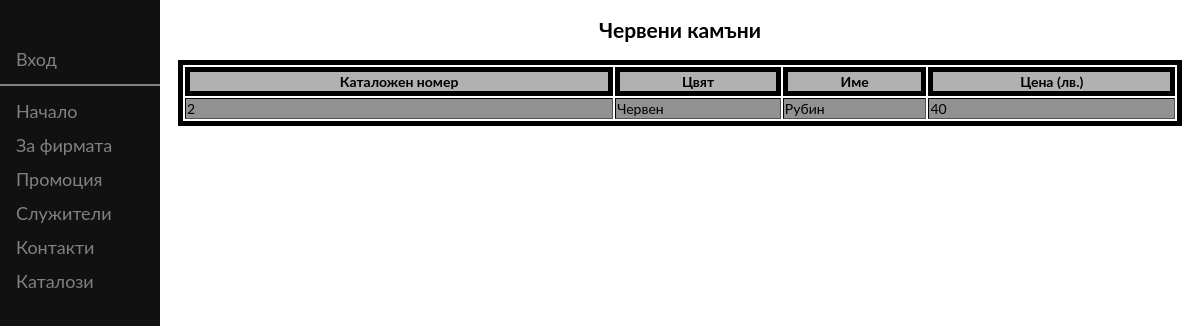
Page /4kit-exam-project/cherveni.php on the committed database.
### tables this page shows
CREATE TABLE `crystals` (
  `CrystalID` int(10) NOT NULL,
  `Color` enum('Зелен','Червен','Бял') NOT NULL,
  `Name` char(40) NOT NULL,
  `Price` char(10) NOT NULL
);

### 4kit-exam-project/cherveni.php (the view, shortened to what this page needs)
<?php
include"db.php";
?>
<!DOCTYPE html>
<html lang="bg">
<head>
  <link href="site.css" rel="stylesheet" type="text/css"/>
</head>
<body>
<?php include ("menu.php"); ?>
	<div id="main">
	<center>
	<h2> Червени камъни </h2>
	<table border="1" class="table1">
	<tr>
	<th> Каталожен номер</th>
	<th> Цвят </th>
	<th> Име</th>
	<th> Цена (лв.) </th>
	</tr>
<?php
	$query="SELECT * FROM crystals
	WHERE Color='Червен'";
	if($result=mysqli_query($link,$query))
	{
		while($row=mysqli_fetch_assoc($result)){
	?>
<tr>
	<td><?php echo$row['CrystalID'];?></td>
	<td><?php echo$row['Color'];?></td>
	<td><?php echo$row['Name'];?></td>
	<td><?php echo$row['Price'];?></td>
</tr>
<?php
			}
	}
	else
	{
?>
<tr><td colspan='12' align='center'> Няма записи</td></tr>
<?php
	}
?>
	</table>
	</center>
	</div>
</body>
</html>

### 4kit-exam-project/site.css (style rules this page uses)
body { font-family: "Lato", sans-serif; }
#main { margin-left: 160px; font-size: 14px; padding: 0px 10px; }
table.table1 { width:100%; }
table,th,tr { border: 5px solid black; }
tr:nth-child(even) { background-color: #919191; }
tr:nth-child(odd) { background-color: #B1B1B1; }

### rows in the picture
crystals: CrystalID "2", Color "Червен", Name "Рубин", Price "40"
